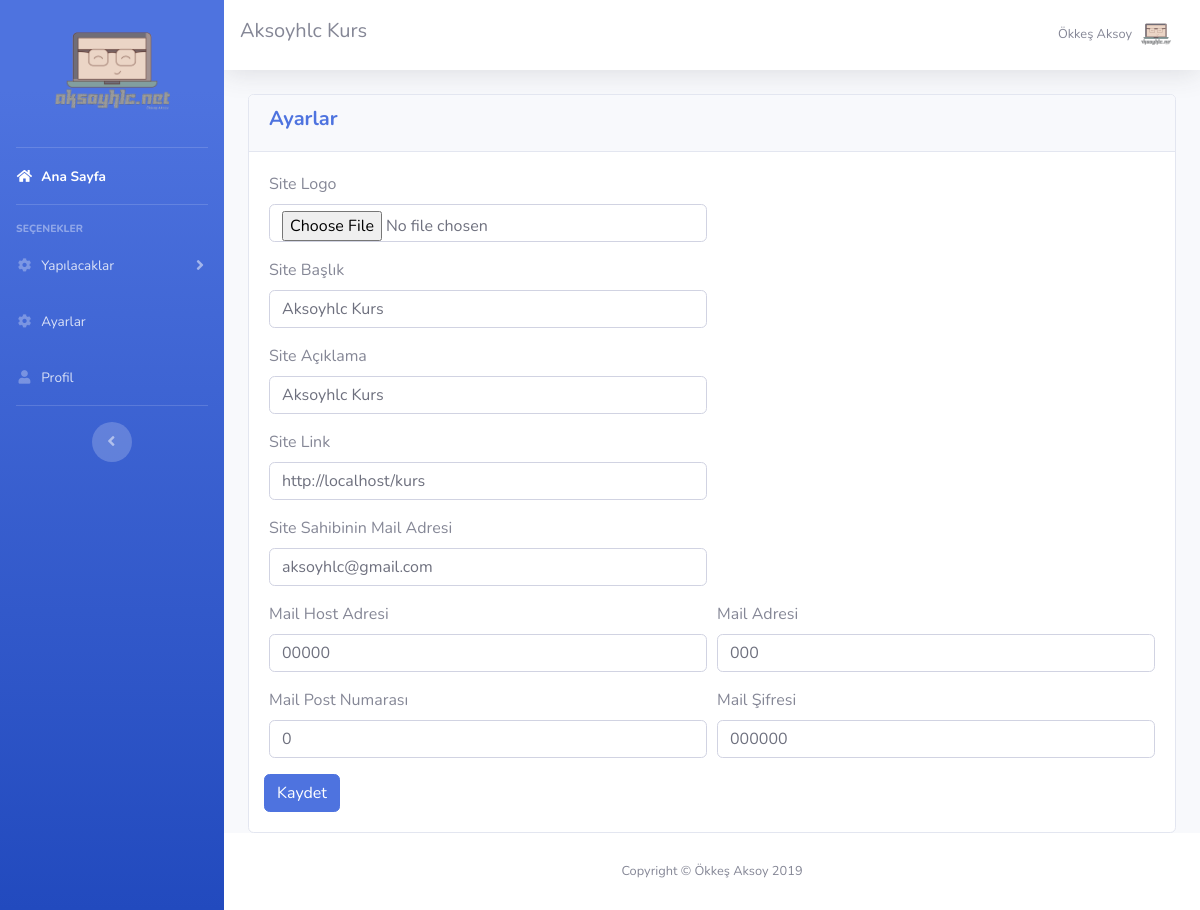
Page /ayarlar.php (signed in) on the committed database.
### tables this page shows
CREATE TABLE `ayarlar` (
  `id` int(11) NOT NULL,
  `site_logo` varchar(400) NOT NULL,
  `site_baslik` varchar(350) NOT NULL,
  `site_aciklama` varchar(300) NOT NULL,
  `site_link` varchar(100) NOT NULL,
  `site_sahip_mail` varchar(100) NOT NULL,
  `site_mail_host` varchar(100) NOT NULL,
  `site_mail_mail` varchar(100) NOT NULL,
  `site_mail_port` int(11) NOT NULL,
  `site_mail_sifre` varchar(100) NOT NULL
);

### islemler/baglan.php (called while the page is built, shortened)
<?php
$host="localhost";
$veritabani_ismi="kursyapilacaklar";
$kullanici_adi="root";
$sifre="123456789";
try {
	$db = new PDO("mysql:host=$host;dbname=$veritabani_ismi;charset=utf8",$kullanici_adi,$sifre);
} catch (PDOException $e) {
	echo $e->getmessage();
}
$sorgu=$db->prepare("SELECT * FROM ayarlar");
$sorgu->execute();
$ayarcek=$sorgu->fetch(PDO::FETCH_ASSOC);
?>

### fonksiyonlar.php (called while the page is built, shortened)
<?php
function yetkikontrol()
{
	if (@$_SESSION['kul_yetki']==1) {
		return TRUE;
	} else {
		return FALSE;
	}
}
?>

### ayarlar.php (the view, shortened to what this page needs)
<?php include 'header.php';
?>
<div class="container-fluid">
	<div class="row">
		<div class="col-md-12">
			<div class="card">
				<div class="card-header">
					<h5 class="font-weight-bold text-primary">Ayarlar</h5>
				</div>
				<div class="card-body">
					<form action="islemler/ajax.php" method="POST" accept-charset="utf-8" enctype="multipart/form-data">
						<div class="form-row">
							<div class="col-md-6 form-group">
								<label>Site Logo</label>
								<input type="file" class="form-control" name="site_logo">
							</div>
						</div>
						<div class="form-row">
							<div class="col-md-6 form-group">
								<label>Site Başlık</label>
								<input type="text" class="form-control" name="site_baslik" value="<?php echo $ayarcek['site_baslik'] ?>">
							</div>
						</div>
						<div class="form-row">
							<div class="col-md-6 form-group">
								<label>Site Açıklama</label>
								<input type="text" class="form-control" name="site_aciklama" value="<?php echo $ayarcek['site_aciklama'] ?>">
							</div>
						</div>
						<div class="form-row">
							<div class="col-md-6 form-group">
								<label>Site Link</label>
								<input type="text" class="form-control" name="site_link" value="<?php echo $ayarcek['site_link'] ?>">
							</div>
						</div>
						<div class="form-row">
							<div class="col-md-6 form-group">
								<label>Site Sahibinin Mail Adresi</label>
								<input type="text" class="form-control" name="site_sahip_mail" value="<?php echo $ayarcek['site_sahip_mail'] ?>">
							</div>
						</div>
						<div class="form-row">
							<div class="col-md-6 form-group">
								<label>Mail Host Adresi</label>
								<input type="text" class="form-control" name="site_mail_host" value="<?php echo $ayarcek['site_mail_host'] ?>">
							</div>
							<div class="col-md-6 form-group">
								<label>Mail Adresi</label>
								<input type="text" class="form-control" name="site_mail_mail" value="<?php echo $ayarcek['site_mail_mail'] ?>">
							</div>
						</div>
						<div class="form-row">
							<div class="col-md-6 form-group">
								<label>Mail Post Numarası</label>
								<input type="text" class="form-control" name="site_mail_port" value="<?php echo $ayarcek['site_mail_port'] ?>">
							</div>
							<div class="col-md-6 form-group">
								<label>Mail Şifresi</label>
								<input type="text" class="form-control" name="site_mail_sifre" value="<?php echo $ayarcek['site_mail_sifre'] ?>">
							</div>
						</div>
						<div class="form-row">
							<button type="submit" class="btn btn-primary" name="ayarkaydet">Kaydet</button>
						</div>
					</form>
				</div>
			</div>
		</div>
	</div>
</div>
<?php include 'footer.php' ?>

### header.php (shortened to what this page needs)
<?php
include 'islemler/baglan.php';
include 'fonksiyonlar.php';
?>
<!DOCTYPE html>
<html lang="en">
<head>
  <link href="vendor/fontawesome-free/css/all.min.css" rel="stylesheet" type="text/css">
  <link href="css/sb-admin-2.min.css" rel="stylesheet">
</head>
<body id="page-top">
  <div id="wrapper">
    <ul class="navbar-nav bg-gradient-primary sidebar sidebar-dark accordion" id="accordionSidebar">
     <li class="nav-item">
      <a class="nav-link text-center" href="index.php">
        <img src="dosyalar/<?php echo $ayarcek['site_logo'] ?>" style="width: 60%; height: auto;">
      </a>
    </li>
    <hr class="sidebar-divider my-0">
    <li class="nav-item active">
      <a class="nav-link" href="index.php">
        <i class="fas fa-fw fa-home"></i>
        <span>Ana Sayfa</span></a>
      </li>
      <hr class="sidebar-divider">
      <div class="sidebar-heading">
        Seçenekler
      </div>
      <li class="nav-item">
        <a class="nav-link collapsed" href="#" data-toggle="collapse" data-target="#collapseTwo" aria-expanded="true" aria-controls="collapseTwo">
          <i class="fas fa-fw fa-cog"></i>
          <span>Yapılacaklar</span>
        </a>
      </li>
      <?php
      if (yetkikontrol()) { ?>
        <li class="nav-item">
          <a class="nav-link" href="ayarlar.php">
            <i class="fas fa-fw fa-cog"></i>
            <span>Ayarlar</span></a>
          </li>
        <?php } ?>
        <li class="nav-item">
          <a class="nav-link" href="profil.php">
            <i class="fas fa-fw fa-user"></i>
            <span>Profil</span></a>
          </li>
          <hr class="sidebar-divider d-none d-md-block">
          <div class="text-center d-none d-md-inline">
            <button class="rounded-circle border-0" id="sidebarToggle"></button>
          </div>
        </ul>
        <div id="content-wrapper" class="d-flex flex-column">
          <div id="content">
            <nav class="navbar navbar-expand navbar-light bg-white topbar mb-4 static-top shadow">
              <h5><?php echo $ayarcek['site_baslik'] ?></h5>
              <ul class="navbar-nav ml-auto">
                <li class="nav-item dropdown no-arrow">
                  <a class="nav-link dropdown-toggle" href="#" id="userDropdown" role="button" data-toggle="dropdown" aria-haspopup="true" aria-expanded="false">
                    <span class="mr-2 d-none d-lg-inline text-gray-600 small"><?php echo $_SESSION['kul_isim'] ?></span>
                    <img class="img-profile rounded-circle" src="dosyalar/<?php echo $ayarcek['site_logo'] ?>">
                  </a>
                </li>
              </ul>
            </nav>

### rows in the picture
ayarlar: site_logo (picture), site_baslik "Aksoyhlc Kurs", site_aciklama "Aksoyhlc Kurs", site_link "http://localhost/kurs", site_sahip_mail "aksoyhlc@gmail.com", site_mail_host "00000", site_mail_mail "000", site_mail_port "0", site_mail_sifre "000000"

### other values in the picture
$_SESSION['kul_isim'] "Ökkeş Aksoy"
